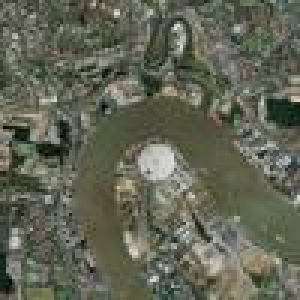
#> input picture src/comparacion/imagenes/original.jpg, 100 x 100 px (shown 3 times larger)
$ python comparar.py   (older library calls are emulated)
#> lines starting #> are read from the running program, lines starting #| are printed output that depends on the picture
from skimage.metrics import structural_similarity as ssim
from skimage.metrics import mean_squared_error as mse
from PIL import Image
import numpy as np
import logging

# Create and configure logger
logging.basicConfig(format='%(asctime)s %(message)s', filemode='w')
logger = logging.getLogger()
logger.setLevel(logging.INFO)

original_bw = np.array(Image.open("imagenes/original.jpg").convert("LA"))
danada_bw = np.array(Image.open("imagenes/danada.jpg").convert("LA"))
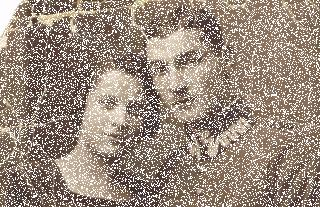
#> input picture src/comparacion/imagenes/danada.jpg, 320 x 207 px
restaurada_bw = np.array(Image.open("imagenes/restaurada.jpg").convert("LA"))
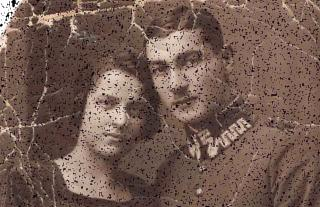
#> input picture src/comparacion/imagenes/restaurada.jpg, 320 x 207 px

original_color = np.array(Image.open("imagenes/original.jpg"))
#> original_color is the input picture: shape (100, 100, 3); mean R, G, B 98.2, 101.1, 85.6
danada_color = np.array(Image.open("imagenes/danada.jpg"))
#> danada_color is the input picture: shape (207, 320, 3); mean R, G, B 153, 138.5, 125.8
restaurada_color = np.array(Image.open("imagenes/restaurada.jpg"))
#> restaurada_color is the input picture: shape (207, 320, 3); mean R, G, B 115.3, 91, 81.4

logger.info("------ SIMILAR A BLANCO NEGRO ------")
logger.info("         ------ SSIM ------")
#> (the run stopped early here; a loop or call above may not have finished)
